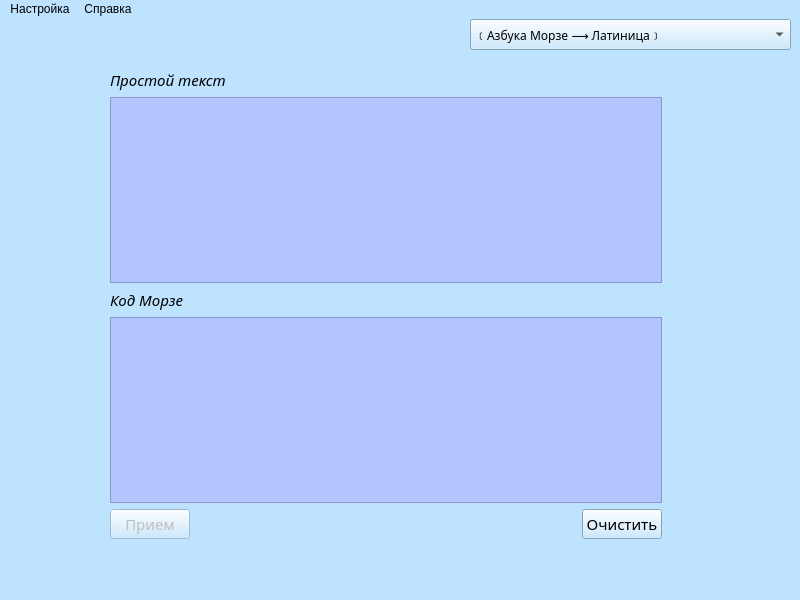
<?xml version="1.0" encoding="UTF-8"?>
<ui version="4.0">
 <class>MainWindow</class>
 <widget class="QMainWindow" name="MainWindow">
  <property name="geometry">
   <rect>
    <x>0</x>
    <y>0</y>
    <width>800</width>
    <height>600</height>
   </rect>
  </property>
  <property name="windowTitle">
   <string>Азбука Морзе - Avocado</string>
  </property>
  <property name="styleSheet">
   <string notr="true">background-color: rgb(190, 227, 255);</string>
  </property>
  <widget class="QWidget" name="centralwidget">
   <widget class="QComboBox" name="change_mode">
    <property name="geometry">
     <rect>
      <x>470</x>
      <y>0</y>
      <width>321</width>
      <height>31</height>
     </rect>
    </property>
    <property name="font">
     <font>
      <family>Monotxt</family>
      <pointsize>9</pointsize>
     </font>
    </property>
    <item>
     <property name="text">
      <string>﹝Азбука Морзе ⟶ Латиница﹞</string>
     </property>
    </item>
    <item>
     <property name="text">
      <string>﹝Латиница ⟶ Азбука Морзе﹞</string>
     </property>
    </item>
   </widget>
   <widget class="QWidget" name="">
    <property name="geometry">
     <rect>
      <x>110</x>
      <y>50</y>
      <width>552</width>
      <height>470</height>
     </rect>
    </property>
    <layout class="QVBoxLayout" name="verticalLayout">
     <item>
      <widget class="QLabel" name="label_text">
       <property name="font">
        <font>
         <family>Monotxt</family>
         <pointsize>11</pointsize>
         <italic>true</italic>
        </font>
       </property>
       <property name="text">
        <string>Простой текст</string>
       </property>
      </widget>
     </item>
     <item>
      <widget class="QPlainTextEdit" name="text_in_out">
       <property name="enabled">
        <bool>false</bool>
       </property>
       <property name="styleSheet">
        <string notr="true">background-color: rgb(179, 197, 255);</string>
       </property>
      </widget>
     </item>
     <item>
      <widget class="QLabel" name="label_morse">
       <property name="font">
        <font>
         <family>Monotxt</family>
         <pointsize>11</pointsize>
         <weight>50</weight>
         <italic>true</italic>
         <bold>false</bold>
         <strikeout>false</strikeout>
        </font>
       </property>
       <property name="text">
        <string>Код Морзе</string>
       </property>
      </widget>
     </item>
     <item>
      <widget class="QPlainTextEdit" name="morse_out">
       <property name="enabled">
        <bool>false</bool>
       </property>
       <property name="styleSheet">
        <string notr="true">background-color: rgb(179, 197, 255);</string>
       </property>
      </widget>
     </item>
     <item>
      <layout class="QHBoxLayout" name="horizontalLayout">
       <item>
        <widget class="QPushButton" name="modeB">
         <property name="enabled">
          <bool>false</bool>
         </property>
         <property name="font">
          <font>
           <family>Monotxt_IV50</family>
           <pointsize>11</pointsize>
          </font>
         </property>
         <property name="text">
          <string>Прием</string>
         </property>
        </widget>
       </item>
       <item>
        <spacer name="horizontalSpacer">
         <property name="orientation">
          <enum>Qt::Horizontal</enum>
         </property>
         <property name="sizeHint" stdset="0">
          <size>
           <width>348</width>
           <height>20</height>
          </size>
         </property>
        </spacer>
       </item>
       <item>
        <widget class="QPushButton" name="cleanB">
         <property name="font">
          <font>
           <family>Monotxt_IV50</family>
           <pointsize>11</pointsize>
          </font>
         </property>
         <property name="text">
          <string>Очистить</string>
         </property>
        </widget>
       </item>
      </layout>
     </item>
    </layout>
   </widget>
  </widget>
  <widget class="QMenuBar" name="menubar">
   <property name="geometry">
    <rect>
     <x>0</x>
     <y>0</y>
     <width>800</width>
     <height>26</height>
    </rect>
   </property>
   <widget class="QMenu" name="menu">
    <property name="title">
     <string>Настройка</string>
    </property>
    <addaction name="action_4"/>
    <addaction name="action_5"/>
    <addaction name="action_6"/>
   </widget>
   <widget class="QMenu" name="menu_2">
    <property name="title">
     <string>Справка</string>
    </property>
    <addaction name="action"/>
    <addaction name="action_2"/>
    <addaction name="action_3"/>
   </widget>
   <addaction name="menu"/>
   <addaction name="menu_2"/>
  </widget>
  <widget class="QStatusBar" name="statusbar"/>
  <action name="action">
   <property name="text">
    <string>Команда</string>
   </property>
  </action>
  <action name="action_2">
   <property name="text">
    <string>Приложение</string>
   </property>
  </action>
  <action name="action_3">
   <property name="text">
    <string>Азбука Морзе</string>
   </property>
  </action>
  <action name="action_4">
   <property name="text">
    <string>Очистить первое поле</string>
   </property>
  </action>
  <action name="action_5">
   <property name="text">
    <string>Очистить второе поле</string>
   </property>
  </action>
  <action name="action_6">
   <property name="text">
    <string>Очистить все</string>
   </property>
  </action>
 </widget>
 <resources/>
 <connections/>
</ui>
